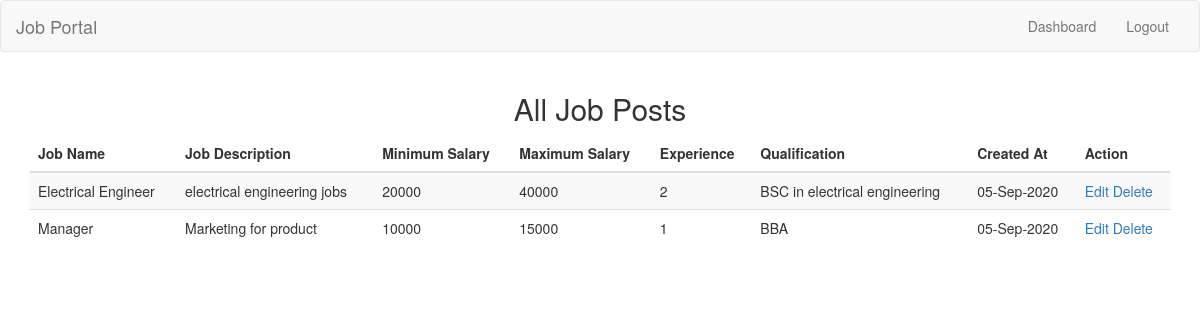
The app's page /employers/view-job-post.php (signed in) with its own data.
### tables this page shows
CREATE TABLE `job_post` (
  `id_jobpost` int(11) NOT NULL,
  `id_company` int(11) NOT NULL,
  `jobtitle` varchar(255) NOT NULL,
  `description` text NOT NULL,
  `minimumsalary` varchar(255) NOT NULL,
  `maximumsalary` varchar(255) NOT NULL,
  `experience` varchar(255) NOT NULL,
  `qualification` varchar(255) NOT NULL,
  `createdat` timestamp NOT NULL DEFAULT current_timestamp()
);

### employers/view-job-post.php (the view, shortened to what this page needs)
<?php
require_once("../db.php");
?>
<!DOCTYPE html>
<html lang="en">
  <head>
    <link rel="stylesheet" href="https://maxcdn.bootstrapcdn.com/bootstrap/3.3.7/css/bootstrap.min.css">
  </head>
  <body>
    <header>
      <nav class="navbar navbar-default">
        <div class="container-fluid">
          <div class="navbar-header">
            <a class="navbar-brand" href="../index.php">Job Portal</a>
          </div>
          <div class="collapse navbar-collapse" id="bs-example-navbar-collapse-1">
            <ul class="nav navbar-nav navbar-right">
              <li><a href="dashboard.php">Dashboard</a></li>
              <li><a href="../logout.php">Logout</a></li>
            </ul>
          </div>
        </div>
      </nav>
    </header>
    <div class="container">
      <div class="row">
        <div class="col-md-12">
          <div class="table-responsive">
            <h2 class="text-center">All Job Posts</h2>
            <table class="table table-striped">
              <thead>
                <th>Job Name</th>
                <th>Job Description</th>
                <th>Minimum Salary</th>
                <th>Maximum Salary</th>
                <th>Experience</th>
                <th>Qualification</th>
                <th>Created At</th>
                <th>Action</th>
              </thead>
              <tbody>
                <?php
                $stmt = $conn->prepare("SELECT * FROM job_post WHERE id_company=?");
                $stmt->bind_param("i", $_SESSION['id_user']);
                $stmt->execute();
                $result = $stmt->get_result();
                if($result->num_rows > 0) {
                  while($row = $result->fetch_assoc())
                  {
                   ?>
                    <tr>
                      <td><?php echo $row['jobtitle']; ?></td>
                      <td><?php echo $row['description']; ?></td>
                      <td><?php echo $row['minimumsalary']; ?></td>
                      <td><?php echo $row['maximumsalary']; ?></td>
                      <td><?php echo $row['experience']; ?></td>
                      <td><?php echo $row['qualification']; ?></td>
                      <td><?php echo date("d-M-Y", strtotime($row['createdat'])); ?></td>
                      <td><a href="edit-job-post.php?id=<?php echo $row['id_jobpost']; ?>">Edit</a> <a href="delete-job-post.php?id=<?php echo $row['id_jobpost']; ?>">Delete</a></td>
                    </tr>
                   <?php
                 }
               }
                     ?>
              </tbody>
            </table>
          </div>
        </div>
      </div>
    </div>
  </body>
</html>

### records on screen
job_post: jobtitle "Electrical Engineer", description "electrical engineering jobs", minimumsalary "20000", maximumsalary "40000", experience "2", qualification "BSC in electrical engineering", createdat "05-Sep-2020"
job_post: jobtitle "Manager", description "Marketing for product", minimumsalary "10000", maximumsalary "15000", experience "1", qualification "BBA", createdat "05-Sep-2020"
